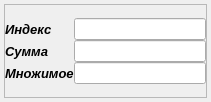
<?xml version="1.0" encoding="UTF-8"?>
<ui version="4.0">
 <class>CShiftSummDeviceWidget</class>
 <widget class="QWidget" name="CShiftSummDeviceWidget">
  <property name="geometry">
   <rect>
    <x>0</x>
    <y>0</y>
    <width>211</width>
    <height>102</height>
   </rect>
  </property>
  <property name="minimumSize">
   <size>
    <width>210</width>
    <height>0</height>
   </size>
  </property>
  <property name="windowTitle">
   <string>Form</string>
  </property>
  <layout class="QGridLayout" name="gridLayout_2">
   <property name="margin">
    <number>4</number>
   </property>
   <property name="spacing">
    <number>2</number>
   </property>
   <item row="0" column="1">
    <widget class="QFrame" name="frame">
     <property name="frameShape">
      <enum>QFrame::StyledPanel</enum>
     </property>
     <property name="frameShadow">
      <enum>QFrame::Raised</enum>
     </property>
     <layout class="QGridLayout" name="gridLayout_3">
      <property name="margin">
       <number>0</number>
      </property>
      <property name="spacing">
       <number>0</number>
      </property>
      <item row="0" column="0">
       <layout class="QGridLayout" name="gridLayout">
        <item row="0" column="0">
         <widget class="QLabel" name="label_3">
          <property name="font">
           <font>
            <pointsize>10</pointsize>
            <weight>75</weight>
            <italic>true</italic>
            <bold>true</bold>
           </font>
          </property>
          <property name="text">
           <string>Индекс</string>
          </property>
         </widget>
        </item>
        <item row="2" column="0">
         <widget class="QLabel" name="label">
          <property name="font">
           <font>
            <pointsize>10</pointsize>
            <weight>75</weight>
            <italic>true</italic>
            <bold>true</bold>
           </font>
          </property>
          <property name="text">
           <string>Множимое</string>
          </property>
         </widget>
        </item>
        <item row="1" column="0">
         <widget class="QLabel" name="label_2">
          <property name="font">
           <font>
            <pointsize>10</pointsize>
            <weight>75</weight>
            <italic>true</italic>
            <bold>true</bold>
           </font>
          </property>
          <property name="text">
           <string>Сумма</string>
          </property>
         </widget>
        </item>
        <item row="1" column="1">
         <widget class="QLineEdit" name="summEdit">
          <property name="font">
           <font>
            <pointsize>9</pointsize>
            <weight>75</weight>
            <italic>true</italic>
            <bold>true</bold>
           </font>
          </property>
         </widget>
        </item>
        <item row="2" column="1">
         <widget class="QLineEdit" name="multiplicandEdit">
          <property name="font">
           <font>
            <pointsize>9</pointsize>
            <weight>75</weight>
            <italic>true</italic>
            <bold>true</bold>
           </font>
          </property>
         </widget>
        </item>
        <item row="0" column="1">
         <widget class="QLineEdit" name="indexEdit">
          <property name="font">
           <font>
            <pointsize>9</pointsize>
            <weight>75</weight>
            <italic>true</italic>
            <bold>true</bold>
           </font>
          </property>
         </widget>
        </item>
       </layout>
      </item>
     </layout>
    </widget>
   </item>
  </layout>
 </widget>
 <resources/>
 <connections/>
</ui>
